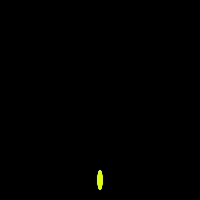
Frame 1 (no input)
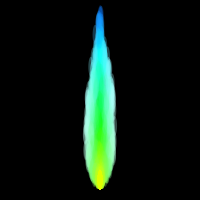
Frame 60 (the mouse pressed at the canvas centre just before this capture)
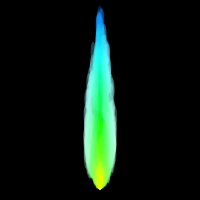
Frame 120 (the mouse held since frame 60 and released just before this capture)

The Processing sketch that drew these frames (run headless with seeded random() and noise(); from frame 60 on, the mouse is pressed at the canvas centre):

// Processing sketch: processing_10857
// ── processing_10857.pde

PVector gravity = new PVector(0, -1);
float particleAccDamp = 0.04;
int maxParticles = 1000;
int maxParticleAge = 15;
int addParticlesPerFrame = 30;

class Particle {
  PVector loc;
  PVector vel;
  PVector acc;
  int age;
  
  Particle(float lx, float ly, float vx, float vy, float ax, float ay) {
    loc = new PVector(lx, ly);
    vel = new PVector(vx, vy);
    acc = new PVector(ax, ay);
    age = 0;
  }
  
  void draw() {
    fill(
      getColor(abs(loc.x-100), 1-(float)loc.y/height)  // 100 = width/2
    );
    ellipse(loc.x, loc.y, 5, 20);

    acc.set(100-loc.x, 0, 0);
    acc.mult(particleAccDamp);
    vel.add(acc);
    vel.add(gravity);
    loc.add(vel);
    age++;
  }
  
  // n = distance from center
  // h = from 0 to 1, 0 = near the base, 1 = near the tip 
  private color getColor(float n, float h) {
    
    float w = 30;
    float pow = 2;
    float wPow = pow(w, pow);
    float yellow = 35;
    float blue = 160;
    
    return color(
      lerp(
        lerp(yellow, blue, n/w),
        blue,
        h),
      map(pow(w-n, pow), 0, wPow, 0, 255),
      255,
      75
    );
  }
}

ArrayList particles;
void setup() {
  size(200, 200);
  noStroke();
  smooth();
  colorMode(HSB);
  background(0);
  particles = new ArrayList();
}

void draw() {
  background(0);
  if (particles.size() < maxParticles) {
    for (int i = 0; i < addParticlesPerFrame; i++) {
      particles.add(freshParticle());
    }
  }
  
  Particle p;
  for (int i = 0; i < particles.size(); i++) {
    p = (Particle)particles.get(i);
    p.draw();
    if (p.age > maxParticleAge) {
      particles.set(i, freshParticle());
    }
  }
}

Particle freshParticle() {
  return new Particle(100, 180, 
                      random(-3, 3), random(-3, 0), 
                      0, 0);
}
